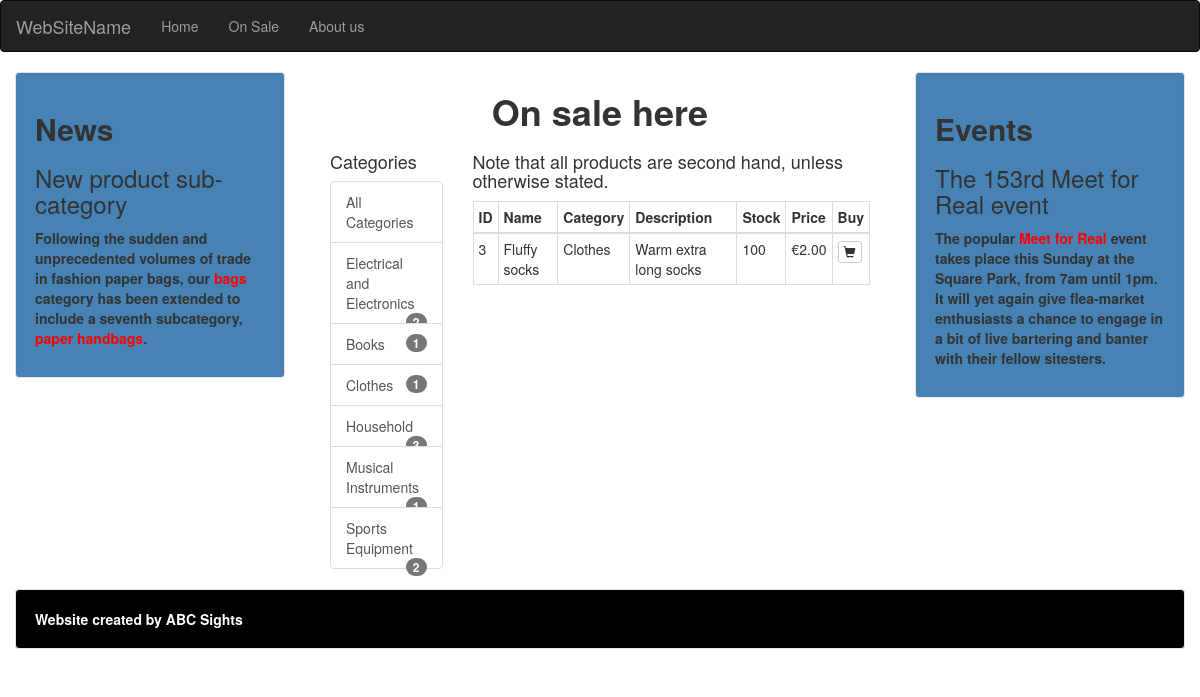
The page /shop/3/ on the database its author committed.
### shop/models.py (models this page shows, shortened)
class Category(models.Model):
    name = models.TextField()
    def __str__(self):
        return self.name
    def get_absolute_url(self):
        return reverse('product_list_by_category',args=[self.id])

class Product(models.Model):
    name = models.TextField()
    category = models.ForeignKey(Category, related_name = 'products', on_delete=models.CASCADE)
    description = models.TextField()
    stock = models.IntegerField()
    price = models.DecimalField(max_digits=10,decimal_places=2)

### shop/views.py (the view)
# urls.py: path('', views.product_list,
def product_list(request, category_id=None):
    category = None
    products = Product.objects.all()
    ccat = Category.objects.annotate(num_products=Count('products'))
    if(category_id):
        category = get_object_or_404(Category, id=category_id)
        products = products.filter(category=category)
    return render(request, 'products.html',
                    {'products': products,
                    'countcat':ccat})

### cart/context_processors.py (called while the page is built)
def counter(request):
	item_count = 0
	if 'admin' in request.path:
		return {}
	else:
		try:
			cart = Cart.objects.filter(cart_id=_cart_id(request))
			cart_items = CartItem.objects.all().filter(cart=cart[:1])
			for cart_item in cart_items:
				item_count += cart_item.quantity
		except Cart.DoesNotExist:
			item_count = 0
	return dict(item_count = item_count)

### cart/views.py (called while the page is built)
def _cart_id(request):
	cart = request.session.session_key
	if not cart:
		cart = request.session.create()
	return cart

### shop/templates/products.html
{% extends 'base.html' %}
{% block content %}
<h1>On sale here</h1>
<div class="col-sm-3">
    <h4>Categories</h4>
    <ul class="list-group">
        <a href="{% url 'products' %}" class="list-group-item"> All Categories </a>
        {% for c in countcat %}
            <a href="{{ c.get_absolute_url }}" class="list-group-item catheight">{{c.name}}
                    <span class="badge">{{c.num_products}}</span>
            </a>
        {% endfor %}
    </ul>
</div>
<div class="col-sm-9">
    <h4>Note that all products are second hand, unless otherwise stated.</h4>
    <table class="table table-bordered table-hover table-condensed">
        <thead>
            <tr>
                <th>ID</th>
                <th>Name</th>
                <th>Category</th>
                <th>Description</th>
                <th>Stock</th>
                <th>Price</th>
                <th>Buy</th>
            </tr>
        </thead>
        <tbody>
            {% for product in products %}
            <tr>
                <td>{{product.id}}</td>
                <td>{{product.name}}</td>
                <td>{{product.category}}</td>
                <td>{{product.description}}</td>
                <td>{{product.stock}}</td>
                <td>&euro;{{product.price}}</td>
                <td><a href="{% url 'add_cart' product.id %}" class="btn btn-default btn-xs"><span
                    class="glyphicon glyphicon-shopping-cart"></span></a></td>
            </tr>
            {% endfor %}
        </tbody>
    </table>
</div>
{% endblock content %}

### templates/base.html (style rules this page uses)
.midcol h1 { text-align: center; font-weight: bold; }

### rows shown on the page
Category: name "Electrical and Electronics", num_products "2"
Category: name "Books", num_products "1"
Category: name "Clothes", num_products "1"
Category: name "Household", num_products "3"
Category: name "Musical Instruments", num_products "1"
Category: name "Sports Equipment", num_products "2"
Product: id "3", name "Fluffy socks", category "Clothes", description "Warm extra long socks", stock "100", price "2.00"
